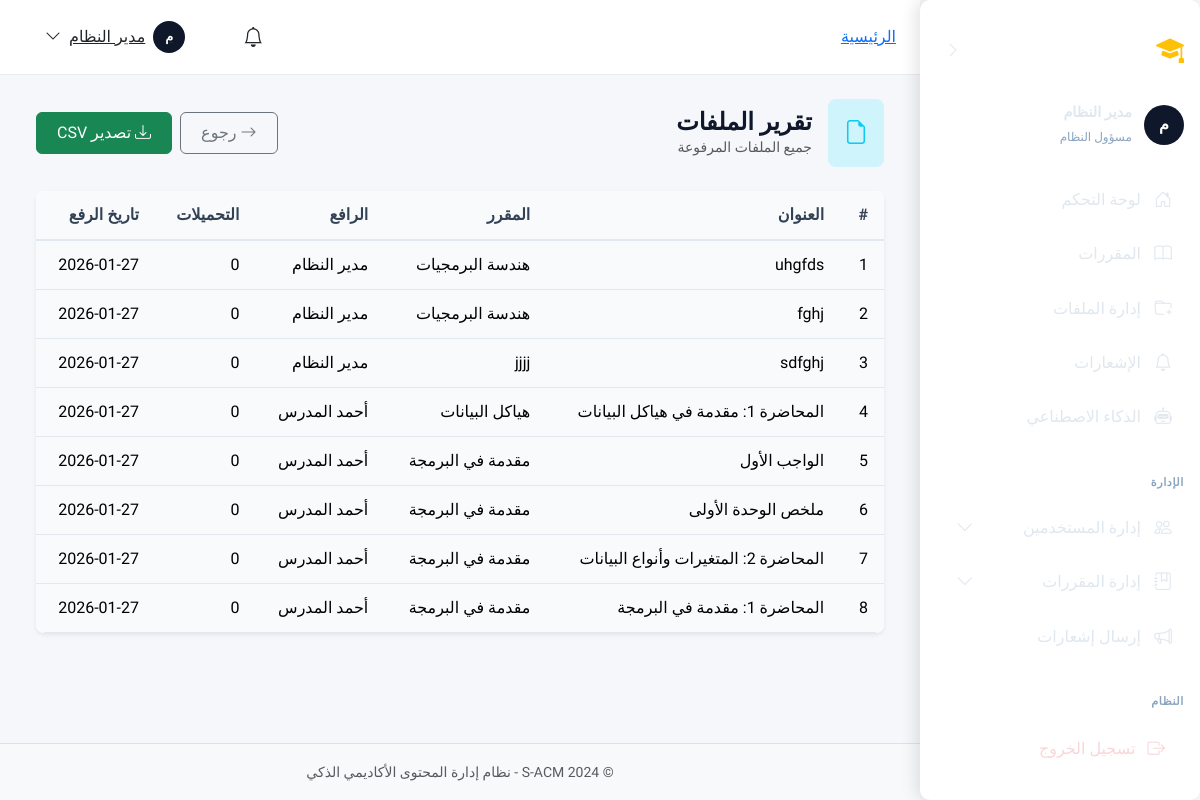
/reports/files/ (signed in), run on the app's committed database.
### apps/accounts/models.py (models this page shows, shortened)
class User(AbstractBaseUser, PermissionsMixin):
    ACCOUNT_STATUS_CHOICES = [
        ('inactive', 'غير مفعّل'),
        ('active', 'مفعّل'),
        ('suspended', 'موقوف'),
    ]
    academic_id = models.CharField(
        max_length=50,
        unique=True,
        verbose_name='الرقم الأكاديمي/الوظيفي',
        help_text='الرقم الأكاديمي للطالب أو الرقم الوظيفي للموظف'
    )
    id_card_number = models.CharField(
        max_length=50,
        unique=True,
        verbose_name='رقم البطاقة الشخصية',
        help_text='يستخدم للتحقق من الهوية عند التفعيل'
    )
    full_name = models.CharField(
        max_length=150,
        verbose_name='الاسم الكامل'
    )
    email = models.EmailField(
        unique=True,
        blank=True,
        null=True,
        verbose_name='البريد الإلكتروني',
        help_text='يتم تعيينه عند التفعيل'
    )
    account_status = models.CharField(
        max_length=20,
        choices=ACCOUNT_STATUS_CHOICES,
        default='inactive',
        verbose_name='حالة الحساب'
    )
    role = models.ForeignKey(
        Role,
        on_delete=models.PROTECT,
        related_name='users',
        verbose_name='الدور',
        null=True,
        blank=True
    )
    major = models.ForeignKey(
        Major,
        on_delete=models.SET_NULL,
        related_name='students',
        verbose_name='التخصص',
        null=True,
        blank=True,
        help_text='للطلاب فقط'
    )
    level = models.ForeignKey(
        Level,
        on_delete=models.SET_NULL,
        related_name='students',
        verbose_name='المستوى',
        null=True,
        blank=True,
        help_text='للطلاب فقط'
    )
    is_staff = models.BooleanField(default=False, verbose_name='موظف')
    is_active = models.BooleanField(default=True, verbose_name='نشط')
    date_joined = models.DateTimeField(default=timezone.now, verbose_name='تاريخ الانضمام')
    last_login = models.DateTimeField(null=True, blank=True, verbose_name='آخر تسجيل دخول')
    profile_picture = models.ImageField(
        upload_to='profiles/',
        blank=True,
        null=True,
        verbose_name='صورة الملف الشخصي'
    )
    phone_number = models.CharField(
        max_length=20,
        blank=True,
        null=True,
        verbose_name='رقم الهاتف'
    )
    objects = UserManager()
    USERNAME_FIELD = 'academic_id'
    REQUIRED_FIELDS = ['full_name', 'id_card_number']
    class Meta:
        db_table = 'users'
        verbose_name = 'مستخدم'
        verbose_name_plural = 'المستخدمون'
        indexes = [
            models.Index(fields=['academic_id']),
            models.Index(fields=['email']),
            models.Index(fields=['account_status']),
        ]
    def is_admin(self):
        return self.role and self.role.code == Role.ADMIN
    def is_instructor(self):
        return self.role and self.role.code == Role.INSTRUCTOR
    def is_student(self):
        return self.role and self.role.code == Role.STUDENT

class Role(models.Model):
    ADMIN = 'admin'
    INSTRUCTOR = 'instructor'
    STUDENT = 'student'
    code = models.CharField(
        max_length=50,
        unique=True,
        verbose_name='كود الدور',
        help_text='معرف فريد للدور (بالإنجليزية، مثل: admin, instructor)'
    )
    display_name = models.CharField(
        max_length=100,
        verbose_name='اسم العرض',
        help_text='الاسم الذي يظهر للمستخدم'
    )
    description = models.TextField(
        blank=True,
        null=True,
        verbose_name='وصف الدور'
    )
    is_system = models.BooleanField(
        default=False,
        verbose_name='دور نظام',
        help_text='الأدوار الافتراضية التي لا يمكن حذفها'
    )
    is_active = models.BooleanField(
        default=True,
        verbose_name='نشط'
    )
    created_at = models.DateTimeField(auto_now_add=True, verbose_name='تاريخ الإنشاء')
    updated_at = models.DateTimeField(auto_now=True, verbose_name='تاريخ التحديث')
    class Meta:
        db_table = 'roles'
        verbose_name = 'دور'
        verbose_name_plural = 'الأدوار'
        ordering = ['-is_system', 'display_name']

### apps/courses/models.py (models this page shows, shortened)
class LectureFile(models.Model):
    CONTENT_TYPE_CHOICES = [
        ('local_file', 'ملف محلي'),
        ('external_link', 'رابط خارجي'),
    ]
    FILE_TYPE_CHOICES = [
        ('Lecture', 'محاضرة'),
        ('Summary', 'ملخص'),
        ('Exam', 'اختبار'),
        ('Assignment', 'واجب'),
        ('Reference', 'مرجع'),
        ('Other', 'أخرى'),
    ]
    course = models.ForeignKey(
        Course,
        on_delete=models.CASCADE,
        related_name='files',
        verbose_name='المقرر'
    )
    uploader = models.ForeignKey(
        settings.AUTH_USER_MODEL,
        on_delete=models.SET_NULL,
        null=True,
        related_name='uploaded_files',
        verbose_name='رافع الملف'
    )
    title = models.CharField(
        max_length=255,
        verbose_name='عنوان الملف'
    )
    description = models.TextField(
        blank=True,
        null=True,
        verbose_name='وصف الملف'
    )
    content_type = models.CharField(
        max_length=20,
        choices=CONTENT_TYPE_CHOICES,
        default='local_file',
        verbose_name='نوع المحتوى'
    )
    local_file = models.FileField(
        upload_to=lecture_file_path,
        blank=True,
        null=True,
        verbose_name='الملف المحلي'
    )
    external_link = models.URLField(
        max_length=512,
        blank=True,
        null=True,
        verbose_name='الرابط الخارجي'
    )
    file_type = models.CharField(
        max_length=50,
        choices=FILE_TYPE_CHOICES,
        default='Lecture',
        verbose_name='تصنيف الملف'
    )
    file_size = models.BigIntegerField(
        blank=True,
        null=True,
        verbose_name='حجم الملف (بايت)'
    )
    file_extension = models.CharField(
        max_length=20,
        blank=True,
        null=True,
        verbose_name='امتداد الملف'
    )
    mime_type = models.CharField(
        max_length=100,
        blank=True,
        null=True,
        verbose_name='نوع MIME'
    )
    upload_date = models.DateTimeField(
        auto_now_add=True,
        verbose_name='تاريخ الرفع'
    )
    updated_at = models.DateTimeField(
        auto_now=True,
        verbose_name='تاريخ التحديث'
    )
    is_visible = models.BooleanField(
        default=True,
        verbose_name='مرئي للطلاب',
        help_text='للتحكم في ظهور الملف للطلاب'
    )
    is_deleted = models.BooleanField(
        default=False,
        verbose_name='محذوف',
        help_text='Soft delete - الملف لا يظهر لكنه موجود في قاعدة البيانات'
    )
    deleted_at = models.DateTimeField(
        blank=True,
        null=True,
        verbose_name='تاريخ الحذف'
    )
    download_count = models.PositiveIntegerField(
        default=0,
        verbose_name='عدد التحميلات'
    )
    view_count = models.PositiveIntegerField(
        default=0,
        verbose_name='عدد المشاهدات'
    )
    class Meta:
        db_table = 'lectures_files'
        verbose_name = 'ملف محاضرة'
        verbose_name_plural = 'ملفات المحاضرات'
        ordering = ['-upload_date']
        indexes = [
            models.Index(fields=['course', 'file_type']),
            models.Index(fields=['upload_date']),
            models.Index(fields=['is_visible', 'is_deleted']),
        ]

class Course(models.Model):
    course_name = models.CharField(
        max_length=150,
        verbose_name='اسم المقرر'
    )
    course_code = models.CharField(
        max_length=20,
        unique=True,
        verbose_name='رمز المقرر'
    )
    description = models.TextField(
        blank=True,
        null=True,
        verbose_name='وصف المقرر'
    )
    level = models.ForeignKey(
        'accounts.Level',
        on_delete=models.PROTECT,
        related_name='courses',
        verbose_name='المستوى'
    )
    semester = models.ForeignKey(
        'accounts.Semester',
        on_delete=models.PROTECT,
        related_name='courses',
        verbose_name='الفصل الدراسي'
    )
    credit_hours = models.PositiveIntegerField(
        default=3,
        verbose_name='الساعات المعتمدة'
    )
    is_active = models.BooleanField(
        default=True,
        verbose_name='نشط'
    )
    created_at = models.DateTimeField(
        auto_now_add=True,
        verbose_name='تاريخ الإنشاء'
    )
    updated_at = models.DateTimeField(
        auto_now=True,
        verbose_name='تاريخ التحديث'
    )
    class Meta:
        db_table = 'courses'
        verbose_name = 'مقرر'
        verbose_name_plural = 'المقررات'
        ordering = ['course_code']
        indexes = [
            models.Index(fields=['course_code']),
            models.Index(fields=['level', 'semester']),
        ]

### apps/reports/views.py (the view)
# urls.py: path('files/', views.FilesReportView.as_view(), name='files_report'),
class FilesReportView(AdminRequiredMixin, TemplateView):
    template_name = 'reports/files_report.html'
    def get_context_data(self, **kwargs):
        context = super().get_context_data(**kwargs)
        context['files'] = LectureFile.objects.all().select_related('course', 'uploader')
        return context

### templates/reports/files_report.html (shortened to what this page needs)
{% extends 'layouts/dashboard_base.html' %}
{% load static %}
{% block dashboard_content %}
<div class="container-fluid">
    <div
        class="d-flex flex-column flex-md-row justify-content-between align-items-start align-items-md-center mb-4 gap-3">
        <div class="d-flex align-items-center gap-3">
            <div class="page-icon bg-info-subtle text-info rounded-3 p-3">
                <i class="bi bi-file-earmark fs-4"></i>
            </div>
            <div>
                <h4 class="mb-0 fw-bold">تقرير الملفات</h4>
                <p class="text-muted mb-0 small">جميع الملفات المرفوعة</p>
            </div>
        </div>
        <div class="d-flex gap-2">
            <a href="{% url 'reports:index' %}" class="btn btn-outline-secondary">
                <i class="bi bi-arrow-right me-1"></i>رجوع
            </a>
            <form method="post" action="{% url 'reports:export' %}" class="d-inline">
                <button type="submit" class="btn btn-success">
                    <i class="bi bi-download me-1"></i>تصدير CSV
                </button>
            </form>
        </div>
    </div>
    <div class="card border-0 shadow-sm">
        <div class="table-responsive">
            <table class="table table-hover mb-0">
                <thead class="table-light">
                    <tr>
                        <th>#</th>
                        <th>العنوان</th>
                        <th>المقرر</th>
                        <th>الرافع</th>
                        <th>التحميلات</th>
                        <th>تاريخ الرفع</th>
                    </tr>
                </thead>
                <tbody>
                    {% for file in files %}
                    <tr>
                        <td>{{ forloop.counter }}</td>
                        <td>{{ file.title }}</td>
                        <td>{{ file.course.course_name|default:'-' }}</td>
                        <td>{{ file.uploader.full_name|default:'-' }}</td>
                        <td>{{ file.download_count|default:0 }}</td>
                        <td>{{ file.upload_date|date:"Y-m-d"|default:'-' }}</td>
                    </tr>
                    {% empty %}
                    <tr>
                        <td colspan="6" class="text-center text-muted py-4">لا يوجد ملفات</td>
                    </tr>
                    {% endfor %}
                </tbody>
            </table>
        </div>
    </div>
</div>
{% endblock %}

### templates/layouts/dashboard_base.html (shortened to what this page needs)
{% extends 'base.html' %}
{% load static %}
{% load permissions %}
{% block extra_css %}
<link href="{% static 'css/sidebar.css' %}" rel="stylesheet">
<link href="{% static 'css/dashboard.css' %}" rel="stylesheet">
{% endblock %}
{% block body_class %}dashboard-page{% endblock %}
{% block content %}
<div class="dashboard-layout">
    {% include 'components/sidebar.html' %}
    <div class="dashboard-content">
        <header class="dashboard-navbar">
            {% block breadcrumb %}
            <nav aria-label="breadcrumb" class="d-none d-md-block">
                <ol class="breadcrumb mb-0">
                    <li class="breadcrumb-item"><a href="{% url 'core:dashboard' %}">الرئيسية</a></li>
                </ol>
            </nav>
            {% endblock %}
            <div class="d-flex align-items-center gap-3 ms-auto">
                <div class="dropdown">
                    <a class="btn btn-link position-relative text-dark" href="#" data-bs-toggle="dropdown">
                        <i class="bi bi-bell fs-5"></i>
                    </a>
                </div>
                <div class="dropdown">
                    <a class="btn btn-link text-dark d-flex align-items-center gap-2" href="#"
                        data-bs-toggle="dropdown">
                        <div class="avatar-circle bg-primary text-white"
                            style="width: 32px; height: 32px; font-size: 0.8rem;">
                            {{ request.user.full_name|slice:":1"|upper }}
                        </div>
                        <span class="d-none d-lg-inline">{{ request.user.full_name|truncatechars:15 }}</span>
                        <i class="bi bi-chevron-down"></i>
                    </a>
                </div>
            </div>
        </header>
        <main class="flex-grow-1 p-4" id="main-content">
            {% block dashboard_content %}{% endblock %}
        </main>
        <footer class="dashboard-footer text-center py-3 border-top bg-light">
            <small class="text-muted">© 2024 S-ACM - نظام إدارة المحتوى الأكاديمي الذكي</small>
        </footer>
    </div>
</div>
{% endblock %}

### templates/components/sidebar.html (shortened to what this page needs)
{% load permissions %}
<aside class="sidebar d-none d-md-flex" id="desktopSidebar" data-collapsed="false">
    <div class="sidebar-header">
        <a href="{% url 'core:home' %}" class="sidebar-brand">
            <i class="bi bi-mortarboard-fill brand-icon"></i>
            <span class="brand-text">S-ACM</span>
        </a>
        <button type="button" class="btn btn-link sidebar-toggle" id="sidebarToggle" aria-label="طي القائمة">
            <i class="bi bi-chevron-right toggle-icon"></i>
        </button>
    </div>
    <div class="sidebar-user">
        <div class="avatar-circle bg-primary text-white">
            {{ request.user.full_name|slice:":1"|upper }}
        </div>
        <div class="user-info">
            <div class="user-name">{{ request.user.full_name|truncatechars:20 }}</div>
            <small class="user-role">{{ user_role|default:"مستخدم" }}</small>
        </div>
    </div>
    <nav class="sidebar-nav flex-grow-1">
        {% include 'components/_sidebar_menu.html' with collapsed=False %}
    </nav>
    <div class="sidebar-footer">
        <a href="{% url 'accounts:logout' %}" class="sidebar-link logout-link">
            <i class="bi bi-box-arrow-right"></i>
            <span class="link-text">تسجيل الخروج</span>
        </a>
    </div>
</aside>

### data on the page
User: user.full_name "م", user.full_name "مدير النظام"
Role: display_name "مسؤول النظام"
LectureFile: title "uhgfds", course.course_name "هندسة البرمجيات", uploader.full_name "مدير النظام", download_count "0", upload_date "2026-01-27"
LectureFile: title "fghj", course.course_name "هندسة البرمجيات", uploader.full_name "مدير النظام", download_count "0", upload_date "2026-01-27"
LectureFile: title "sdfghj", course.course_name "jjjj", uploader.full_name "مدير النظام", download_count "0", upload_date "2026-01-27"
LectureFile: title "المحاضرة 1: مقدمة في هياكل البيانات", course.course_name "هياكل البيانات", uploader.full_name "أحمد المدرس", download_count "0", upload_date "2026-01-27"
LectureFile: title "الواجب الأول", course.course_name "مقدمة في البرمجة", uploader.full_name "أحمد المدرس", download_count "0", upload_date "2026-01-27"
LectureFile: title "ملخص الوحدة الأولى", course.course_name "مقدمة في البرمجة", uploader.full_name "أحمد المدرس", download_count "0", upload_date "2026-01-27"
LectureFile: title "المحاضرة 2: المتغيرات وأنواع البيانات", course.course_name "مقدمة في البرمجة", uploader.full_name "أحمد المدرس", download_count "0", upload_date "2026-01-27"
LectureFile: title "المحاضرة 1: مقدمة في البرمجة", course.course_name "مقدمة في البرمجة", uploader.full_name "أحمد المدرس", download_count "0", upload_date "2026-01-27"

### other printed values
{{ item.label|default:item.title }} "لوحة التحكم" "المقررات" "إدارة الملفات" "الإشعارات" "الذكاء الاصطناعي" "إرسال إشعارات"
{{ item.label|default:item.title|slice:"4:-4" }} "الإدارة" "النظام"
{{ item.label|default:item.title }} "إدارة المستخدمين" "إدارة المقررات"
